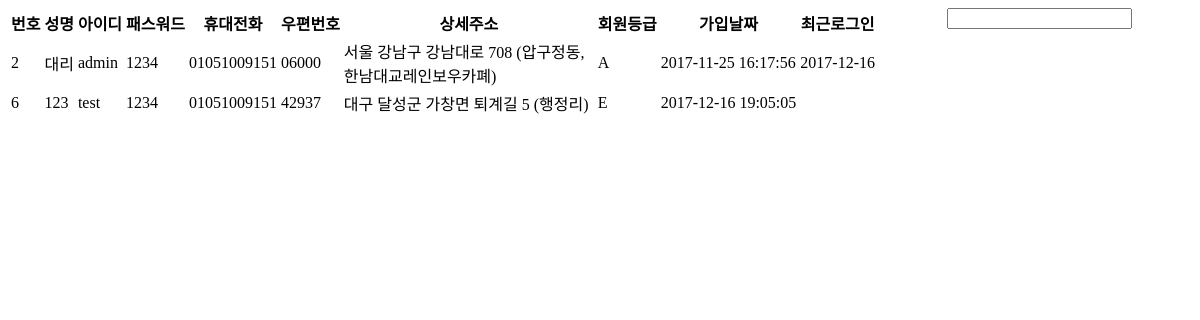
The app's page /admin/member/member.php, older data.
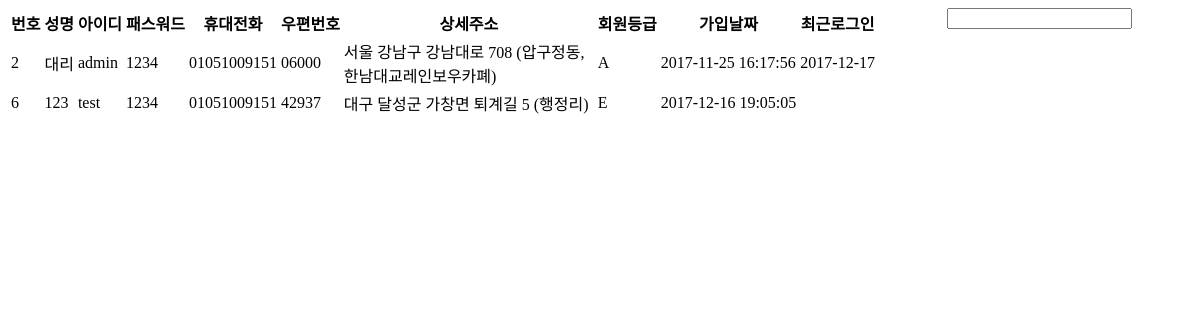
The same page, newer data.
### tables this page shows
CREATE TABLE IF NOT EXISTS `member` (
  `uno` int(11) NOT NULL AUTO_INCREMENT,
  `sosok` varchar(6) DEFAULT NULL,
  `com_name` varchar(50) DEFAULT NULL,
  `ceo_name` varchar(20) DEFAULT NULL,
  `jikwi` varchar(30) DEFAULT NULL,
  `user_name` varchar(20) DEFAULT NULL,
  `security_id1` varchar(10) DEFAULT NULL,
  `user_id` varchar(20) DEFAULT NULL,
  `passwd` varchar(20) DEFAULT NULL,
  `hand_tel1` varchar(12) DEFAULT NULL,
  `e_mail01` varchar(50) DEFAULT NULL,
  `job_type` varchar(20) DEFAULT NULL,
  `fax1` varchar(12) DEFAULT NULL,
  `czip1` char(6) DEFAULT NULL,
  `caddress` varchar(100) DEFAULT NULL,
  `ctel1` varchar(12) DEFAULT NULL,
  `mem_yn` char(1) DEFAULT NULL,
  `mem_type` char(2) DEFAULT NULL,
  `joining_time` datetime DEFAULT NULL,
  `last_joining_time` date DEFAULT NULL,
  PRIMARY KEY (`uno`)
);

### admin/member/member.php (the view, shortened to what this page needs)
<!DOCTYPE html>
<html>
<head>
</head>
<body class="">
<?
include $_SERVER['DOCUMENT_ROOT']."/lib/dbconn.php";
$sql="select * from member";
$result = mysqli_query($conn, $sql);
echo
"
<span style='float:right; margin-right:60px'>
<input type=text id='search' />
</span>
<table id='ttt'>
<thead>
<tr>
<th>번호</th>
<th>성명</th>
<th>아이디</th>
<th>패스워드</th>
<th>휴대전화</th>
<th>우편번호</th>
<th width=250px;>상세주소</th>
<th>회원등급</th>
<th>가입날짜</th>
<th>최근로그인</th>
</tr>
</thead>
";
while($row = mysqli_fetch_array($result))
{
  echo "<tbody id='users'>";
  echo "<tr>";
  echo "<td>".$row['uno']."</td>";
  echo "<td contenteditable=true>".$row['user_name']."</td>";
  echo "<td>".$row['user_id']."</td>";
  echo "<td>".$row['passwd']."</td>";
  echo "<td contenteditable=true>".$row['hand_tel1']."</td>";
  echo "<td contenteditable=true>".$row['czip1']."</td>";
  echo "<td width=150px;>".$row['caddress']."</td>";
  echo "<td contenteditable=true>".$row['mem_type']."</td>";
  echo "<td>".$row['joining_time']."</td>";
  echo "<td>".$row['last_joining_time']."</td>";
  echo "</tr>";
  echo "</tbody>";
}
echo "</table>";
?>
</body>
</html>

Row changes from the older to the newer data that the page shows:
changed member "대리": last_joining_time "2017-12-16" → "2017-12-17"
